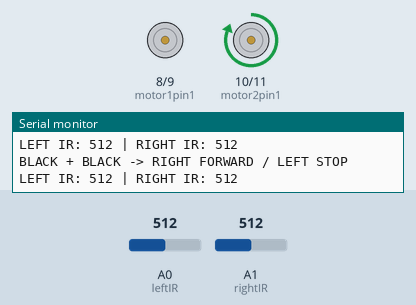
Recording of a sketch running on a simulated Arduino Uno, built with avr-gcc and run on an emulated ATmega328P. Shown: motor-driver pin pairs drawn as motors (green arrow = first pin HIGH = forward, orange = second pin HIGH = backward, longer = more drive), the last lines printed to the serial monitor. The inputs (shaded band) are chosen by the test bench; at power-on: A0 (leftIR) = 512, A1 (rightIR) = 512.

Above: at 1.2 s.
1.3 s: A0 (leftIR) set to 488
At 2.4 s:
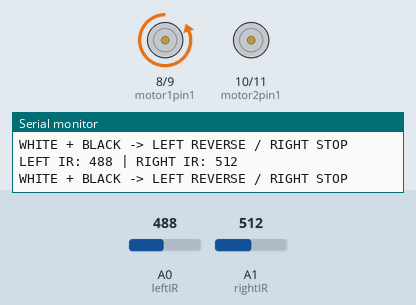
2.8 s: A1 (rightIR) set to 493
At 3.3 s:
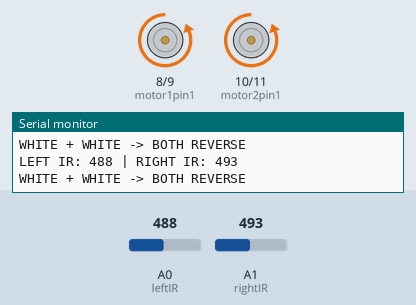
4.3 s: A0 (leftIR) set to 510
At 4.6 s:
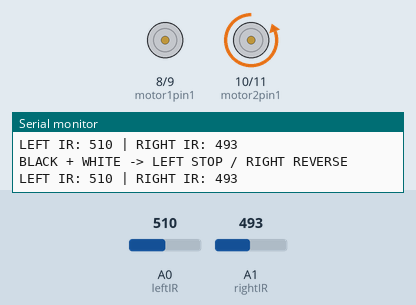
5.8 s: A1 (rightIR) set to 510
At 7.2 s:
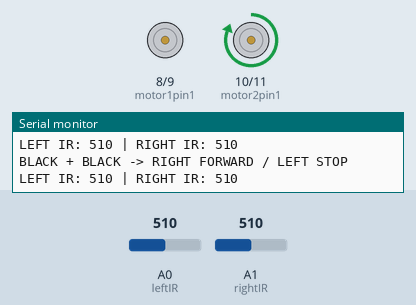
8.8 s: A1 (rightIR) set to 0
At 9.5 s:
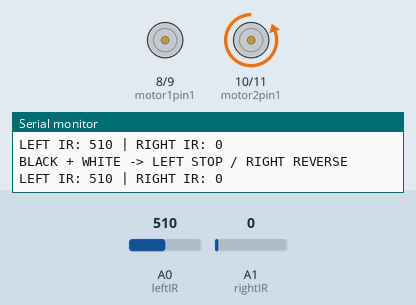
10.3 s: A1 (rightIR) set to 511
At 11.8 s:
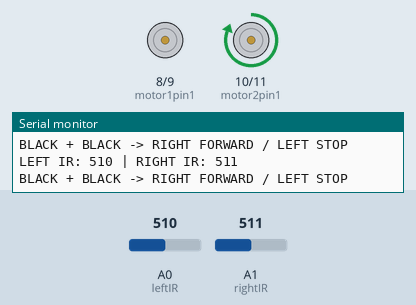
Timing chart, 0 to 12.8 s (numbered marks = the images above; inputs shaded):
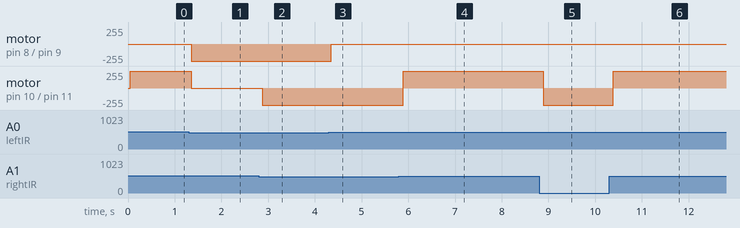

Measured:
- the behaviour switches between 501 and 500 on A0 (leftIR) (found by bisection; images 0 and 1)
- the behaviour switches between 501 and 500 on A1 (rightIR) (found by bisection; images 1 and 2)
- after the input at 1.3 s, motor on pin 8 (motor1pin1) / pin 9 (motor1pin2): stopped → backward 255/255 after 0.05 s; motor on pin 10 (motor2pin1) / pin 11 (motor2pin2): forward 255/255 → stopped after 0.05 s
- after the input at 2.8 s, motor on pin 10 (motor2pin1) / pin 11 (motor2pin2): stopped → backward 255/255 after 0.08 s
- after the input at 4.3 s, motor on pin 8 (motor1pin1) / pin 9 (motor1pin2): backward 255/255 → stopped after 0.05 s
- after the input at 5.8 s, motor on pin 10 (motor2pin1) / pin 11 (motor2pin2): backward 255/255 → forward 255/255 after 0.09 s
- after the input at 8.8 s, motor on pin 10 (motor2pin1) / pin 11 (motor2pin2): forward 255/255 → backward 255/255 after 0.09 s
- after the input at 10.3 s, motor on pin 10 (motor2pin1) / pin 11 (motor2pin2): backward 255/255 → forward 255/255 after 0.09 s

The sketch:

Floorsensor.ino
```cpp
// ===============================
// MOTOR PINS
// ===============================

int motor1pin1 = 8;    // LEFT MOTOR
int motor1pin2 = 9;

int motor2pin1 = 10;   // RIGHT MOTOR
int motor2pin2 = 11;


// ===============================
// ANALOG IR SENSOR PINS
// ===============================

int leftIR = A0;
int rightIR = A1;

// Adjust this based on your sensor readings
int threshold = 500;


void setup() {

  Serial.begin(9600);

  pinMode(motor1pin1, OUTPUT);
  pinMode(motor1pin2, OUTPUT);

  pinMode(motor2pin1, OUTPUT);
  pinMode(motor2pin2, OUTPUT);

  stopLeft();
  stopRight();

  Serial.println("=== ANALOG IR FLOOR SENSOR ===");
}


void loop() {

  int leftSensor = analogRead(leftIR);
  int rightSensor = analogRead(rightIR);


  // ===============================
  // SERIAL MONITOR
  // ===============================

  Serial.print("LEFT IR: ");
  Serial.print(leftSensor);

  Serial.print(" | RIGHT IR: ");
  Serial.println(rightSensor);


  // ===============================
  // INVERTED SENSOR LOGIC
  //
  // HIGH VALUE = BLACK
  // LOW VALUE  = WHITE
  // ===============================

  bool leftBlack = leftSensor > threshold;
  bool rightBlack = rightSensor > threshold;


  // ===============================
  // BOTH BLACK
  // RIGHT = FORWARD
  // LEFT  = STOP
  // ===============================

  if (leftBlack && rightBlack) {

    Serial.println("BLACK + BLACK -> RIGHT FORWARD / LEFT STOP");

    stopLeft();
    rightForward();
  }


  // ===============================
  // LEFT WHITE + RIGHT BLACK
  // LEFT = REVERSE
  // RIGHT = STOP
  // ===============================

  else if (!leftBlack && rightBlack) {

    Serial.println("WHITE + BLACK -> LEFT REVERSE / RIGHT STOP");

    leftReverse();
    stopRight();
  }


  // ===============================
  // LEFT BLACK + RIGHT WHITE
  // LEFT = STOP
  // RIGHT = REVERSE
  // ===============================

  else if (leftBlack && !rightBlack) {

    Serial.println("BLACK + WHITE -> LEFT STOP / RIGHT REVERSE");

    stopLeft();
    rightReverse();
  }


  // ===============================
  // BOTH WHITE
  // BOTH = REVERSE
  // ===============================

  else if (!leftBlack && !rightBlack) {

    Serial.println("WHITE + WHITE -> BOTH REVERSE");

    leftReverse();
    rightReverse();
  }

  delay(50);
}


// =================================
// LEFT MOTOR
// =================================

void leftForward() {
  digitalWrite(motor1pin1, HIGH);
  digitalWrite(motor1pin2, LOW);
}

void leftReverse() {
  digitalWrite(motor1pin1, LOW);
  digitalWrite(motor1pin2, HIGH);
}

void stopLeft() {
  digitalWrite(motor1pin1, LOW);
  digitalWrite(motor1pin2, LOW);
}


// =================================
// RIGHT MOTOR
// =================================

void rightForward() {
  digitalWrite(motor2pin1, HIGH);
  digitalWrite(motor2pin2, LOW);
}

void rightReverse() {
  digitalWrite(motor2pin1, LOW);
  digitalWrite(motor2pin2, HIGH);
}

void stopRight() {
  digitalWrite(motor2pin1, LOW);
  digitalWrite(motor2pin2, LOW);
}
```
